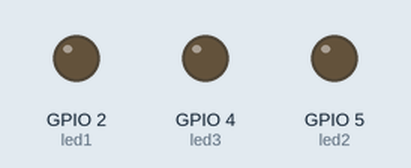
Recording of a program running on a simulated ESP8266 board running MicroPython. Shown: output pins drawn as LEDs (lit = HIGH, except the on-board LED, lit = LOW).

Above: at 3.5 s.
At 7.05 s:
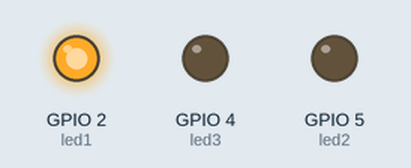
At 10.6 s:
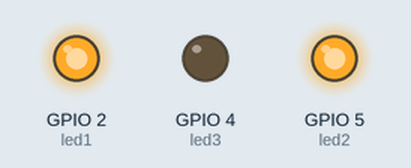
At 15.7 s:
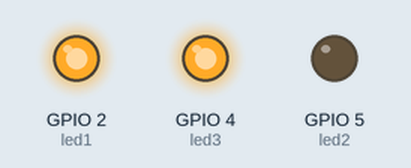
Timing chart, 0 to 22.5 s (numbered marks = the images above):
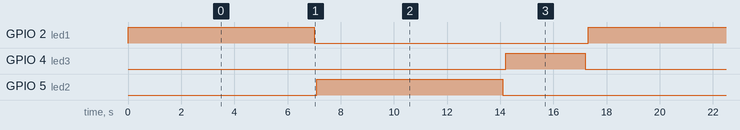

Measured:
- by itself, GPIO 2 (led1), GPIO 5 (led2): alternates HIGH for 7.0 s and LOW for 10.3 s
- by itself, GPIO 4 (led3): alternates HIGH for 3.0 s and LOW for 14.3 s
- by itself, everything shown: repeats every 17.3 s, in 6 steps

The program:

2.__led2.py
```python
from machine import Pin#导入machine中的Pin类
from time import sleep_ms
led1 = Pin(2,Pin.OUT)#引脚，输出
led2 = Pin(5,Pin.OUT)#引脚，输出
led3 = Pin(4,Pin.OUT)#引脚，输出
led1.value(0)
led2.value(0)
led3.value(0)
while True:
    led1.value(1)#1:高电平 0：低电平（除16号自带引脚led以外）
    sleep_ms(7000)#等待7000毫秒
    led1.value(0)
    sleep_ms(100)

    led2.value(1)#1:高电平 0：低电平
    sleep_ms(7000)#等待7000毫秒
    led2.value(0)
    sleep_ms(100)

    led3.value(1)#1:高电平 0：低电平
    sleep_ms(3000)#等待3000毫秒
    led3.value(0)
    sleep_ms(100)
```
